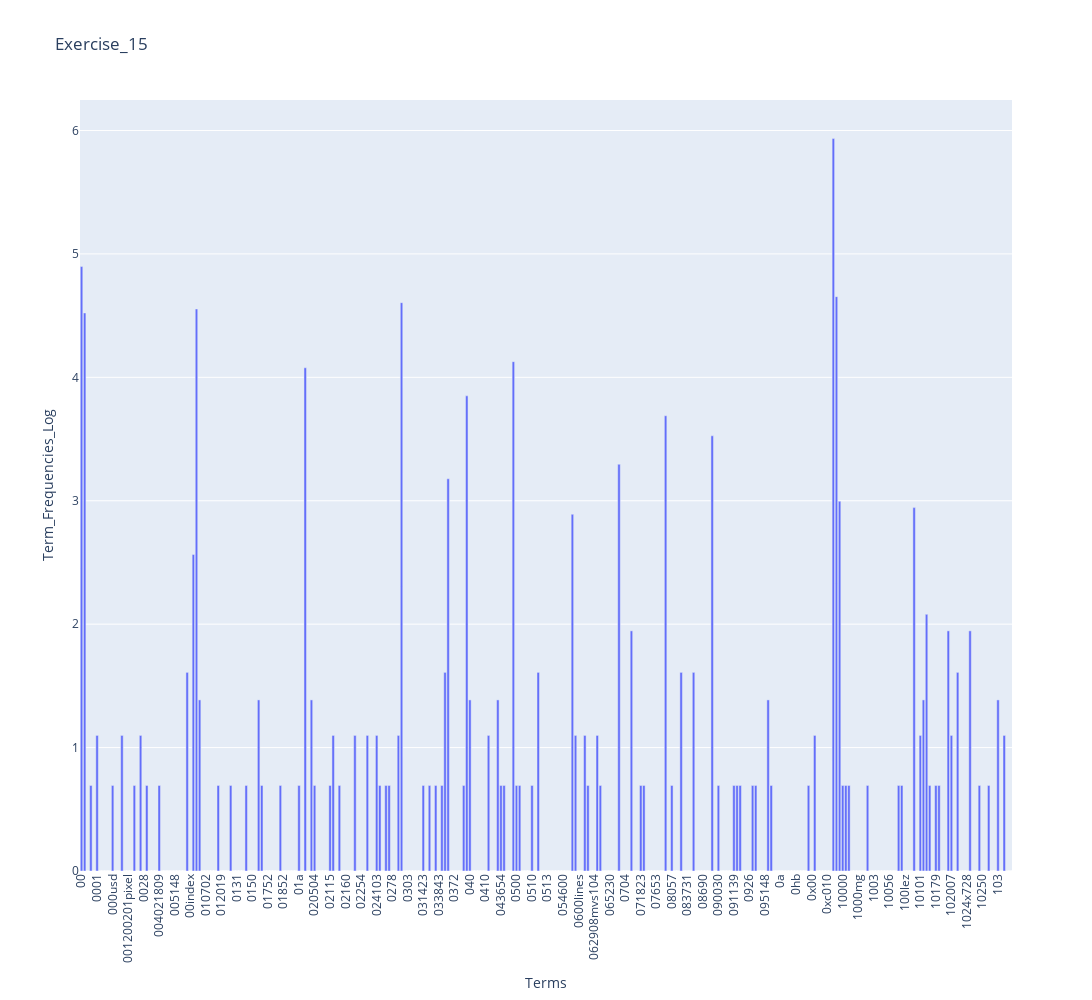
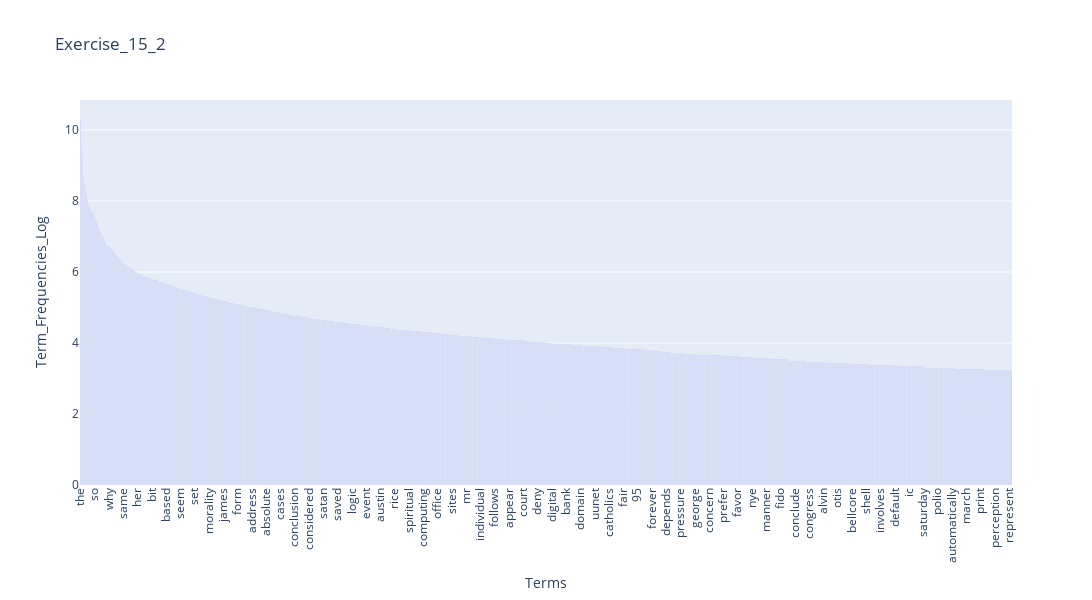

Notebook source saved alongside these figures, in order:
### Markdown cell above
### >>> **Exercise 15 (take home):** 
You can copy the code from the previous exercise and change the 'term_frequencies' variable for the 'term_frequencies_log', comment about the differences that you observe and talk about other possible insights that we can get from a log distribution.

### Code cell
# Answer here
# Plot in alphabetical order
term_frequencies_log = [math.log(i) for i in term_frequencies]

df_use_plotly_ex15 = pd.DataFrame({"Terms": count_vect.get_feature_names_out()[:300], 
                                   "Term_Frequencies_Log": term_frequencies_log[:300]})

fig_ex15 = px.bar(df_use_plotly_ex15, 
             x = "Terms", 
             y = "Term_Frequencies_Log",
             title = "Exercise_15")
fig_ex15.update_layout(xaxis_tickangle = -90, width = 2500, height = 1000) 

fig_ex15.show()

# Plot by ranking frequency (like fig_ex14)
first_n_terms = 3000 # Select more terms to see the differences overall
first_n_indices = np.argsort(term_frequencies_log)[-first_n_terms:][::-1]
term_frequencies_log = np.array(term_frequencies_log)

df_use_plotly_ex15_2 = pd.DataFrame({"Terms": count_vect.get_feature_names_out()[first_n_indices], 
                                     "Term_Frequencies_Log": term_frequencies_log[first_n_indices]})

fig_ex15_2 = px.bar(df_use_plotly_ex15_2, 
             x = "Terms", 
             y = "Term_Frequencies_Log",
             title = "Exercise_15_2")

fig_ex15_2.update_layout(xaxis_tickangle = -90, width = 2500, height = 600)

fig_ex15_2.show()

### Figure 1 — Plotly figure (JSON) as saved in the notebook; plotly's stock layout.template omitted (floating-point values rounded to 4 significant figures; data arrays with more than 128 entries replaced by an {"elided": "..."} marker saying what was removed)
{"data": [{"hovertemplate": "Terms=%{x}<br>Term_Frequencies_Log=%{y}<extra></extra>", "legendgroup": "", "marker": {"color": "#636efa", "pattern": {"shape": ""}}, "name": "", "orientation": "v", "showlegend": false, "textposition": "auto", "type": "bar", "x": {"elided": "300 str values"}, "xaxis": "x", "y": {"elided": "300 float values"}, "yaxis": "y"}], "layout": {"barmode": "relative", "height": 1000, "legend": {"tracegroupgap": 0}, "title": {"text": "Exercise_15"}, "width": 2500, "xaxis": {"anchor": "y", "domain": [0, 1], "tickangle": -90, "title": {"text": "Terms"}}, "yaxis": {"anchor": "x", "domain": [0, 1], "title": {"text": "Term_Frequencies_Log"}}}}

### Figure 2 — Plotly figure (JSON) as saved in the notebook; plotly's stock layout.template omitted (floating-point values rounded to 4 significant figures; data arrays with more than 128 entries replaced by an {"elided": "..."} marker saying what was removed)
{"data": [{"hovertemplate": "Terms=%{x}<br>Term_Frequencies_Log=%{y}<extra></extra>", "legendgroup": "", "marker": {"color": "#636efa", "pattern": {"shape": ""}}, "name": "", "orientation": "v", "showlegend": false, "textposition": "auto", "type": "bar", "x": {"elided": "3000 str values"}, "xaxis": "x", "y": {"elided": "3000 float values"}, "yaxis": "y"}], "layout": {"barmode": "relative", "height": 600, "legend": {"tracegroupgap": 0}, "title": {"text": "Exercise_15_2"}, "width": 2500, "xaxis": {"anchor": "y", "domain": [0, 1], "tickangle": -90, "title": {"text": "Terms"}}, "yaxis": {"anchor": "x", "domain": [0, 1], "title": {"text": "Term_Frequencies_Log"}}}}
